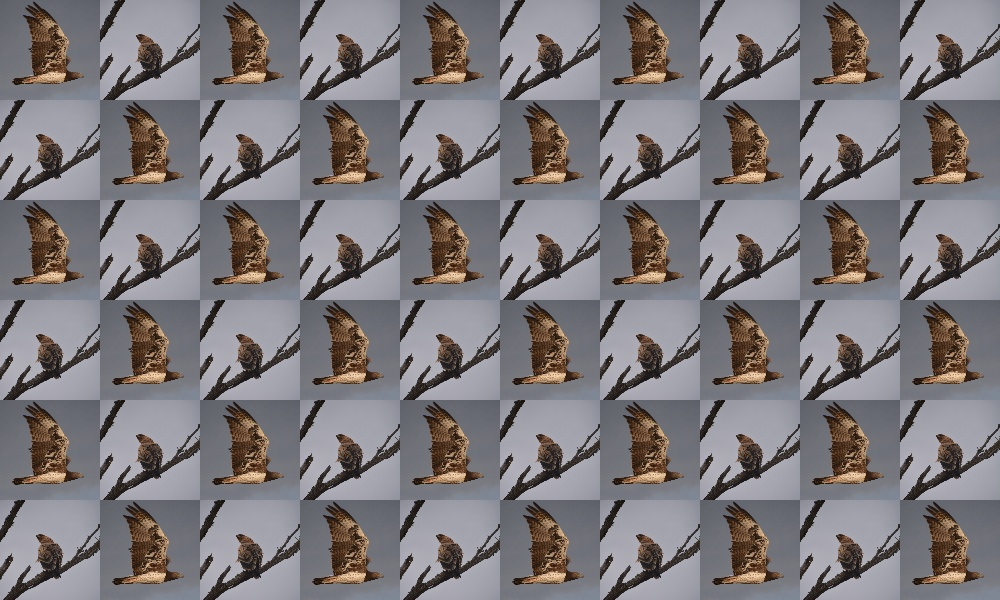
#> input picture hw1/hw1_data/birds.JPG, 1000 x 600 px
$ python compare.py ../../hw1/hw1_data/birds.JPG ../../hw1/hw1_data/cp_hop.jpg
#> lines starting #> are read from the running program, lines starting #| are printed output that depends on the picture
import numpy as np
import cv2
import sys


'''
Matching with SIFT Descriptors and symmetric matching
'''
def symmetric_matching(img1_gray, img2_gray):
    sift = cv2.SIFT_create()
    kp1, des1 = sift.detectAndCompute(img1_gray, None)
    kp2, des2 = sift.detectAndCompute(img2_gray, None)


    # cv2.NORM_L2SQR: sqrt(sum(a-b)**2))
    # other variations such as cv2.NORM_L1, cv2.NORM_L2

    # crossCheck=True is better for ratio test
    # according to David G. Lowe on SIFT algorithm
    bf = cv2.BFMatcher(cv2.NORM_L2SQR, crossCheck=False)


    # Brute Force match the descriptors from img1 & img2,
    # comparing them based on closest Euclidean distances
    matches = bf.match(des1, des2)


    # only display the best 90% of the matches
    # by sorting the matching descriptors in the order of their distance
    sorted_matches = sorted(matches, key=lambda x: x.distance)
    print("keypoints from symmetric distance matching: %d" % (len(sorted_matches)))
    num_matches_threshold = int(0.9 * len(sorted_matches))
    output_img = cv2.drawMatches(img1, kp1, img2, kp2,
                                 sorted_matches[:num_matches_threshold], None, flags=2)


    cv2.imwrite("SIFT_symmetric_matching.jpg", output_img)
    cv2.imshow("SIFT_symmetric_matching", output_img)
    cv2.waitKey(0)
    cv2.destroyAllWindows()

    # organize keypoints to find fundamental matrix
    good = []
    matched_points1 = []
    matched_points2 = []
    for m in sorted_matches:
        good.append([m])
        matched_points1.append(kp1[m.queryIdx].pt)
        matched_points2.append(kp2[m.trainIdx].pt)


    find_fundamental_matrix(matched_points1, matched_points2, good, "symmetric")


'''
Matching with SIFT Descriptors and Ratio Test matching
'''
def ratio_test(img1_gray, img2_gray):
    sift = cv2.SIFT_create()
    kp1, des1 = sift.detectAndCompute(img1_gray, None)
    kp2, des2 = sift.detectAndCompute(img2_gray, None)

    # BFMatcher with default params
    bf = cv2.BFMatcher()
    # k best matches
    matches = bf.knnMatch(des1, des2, k=2)

    # Apply ratio test
    good = []
    matched_points1 = []
    matched_points2 = []
    threshold = 0.85

    for m, n in matches:
        if m.distance / n.distance < threshold:
            good.append([m])
            matched_points1.append(kp1[m.queryIdx].pt)
            matched_points2.append(kp2[m.trainIdx].pt)

    print("keypoints from Ratio Test matching: %d" % (len(good)))
    output_img = cv2.drawMatchesKnn(img1, kp1, img2, kp2, good, None, flags=2)


    cv2.imwrite("SIFT_ratio_test.jpg", output_img)
    cv2.imshow("SIFT_ratio_test", output_img)
    cv2.waitKey(0)
    cv2.destroyAllWindows()


    find_fundamental_matrix(matched_points1, matched_points2, good, "ratio")


'''
find number of inliers that are consistent with the fundamental matrix
given all the keypoints previously found
'''
def find_fundamental_matrix(matched_points1, matched_points2, good, option):
    good = np.array(good)
    matched_points1 = np.array(matched_points1)
    matched_points2 = np.array(matched_points2)

    F, Mask = cv2.findFundamentalMat(matched_points1, matched_points2, cv2.FM_RANSAC)
    F_matches = good[Mask.ravel() == 1]

    if option == "symmetric":
        inlier_threshold = 0.2
    elif option == "ratio":
        inlier_threshold = 0.5

    if inlier_threshold * good.shape[0] < F_matches.shape[0]:
        print("Inliers consistent with F: {} (Ratio: {}%)"
              .format((F_matches.shape[0]), round(F_matches.shape[0] * 100 / len(good)), 2))
        print('Inliers ABOVE threshold {}%: consistent with Fundamental Matrix\n'.format(inlier_threshold * 100))
    else:
        print("Inliers consistent with F: {} (Ratio: {}%)"
              .format((F_matches.shape[0]), round(F_matches.shape[0] * 100 / len(good)), 2))
        print('Inliers BELOW threshold {}%: inconsistent with Fundamental Matrix\n'.format(inlier_threshold * 100))


if __name__ == "__main__":
    img1 = sys.argv[1]
    img2 = sys.argv[2]

    img1 = cv2.imread(img1)
#> img1 is the input picture: shape (600, 1000, 3); mean B, G, R 123.8, 120.6, 124.6
    img2 = cv2.imread(img2)
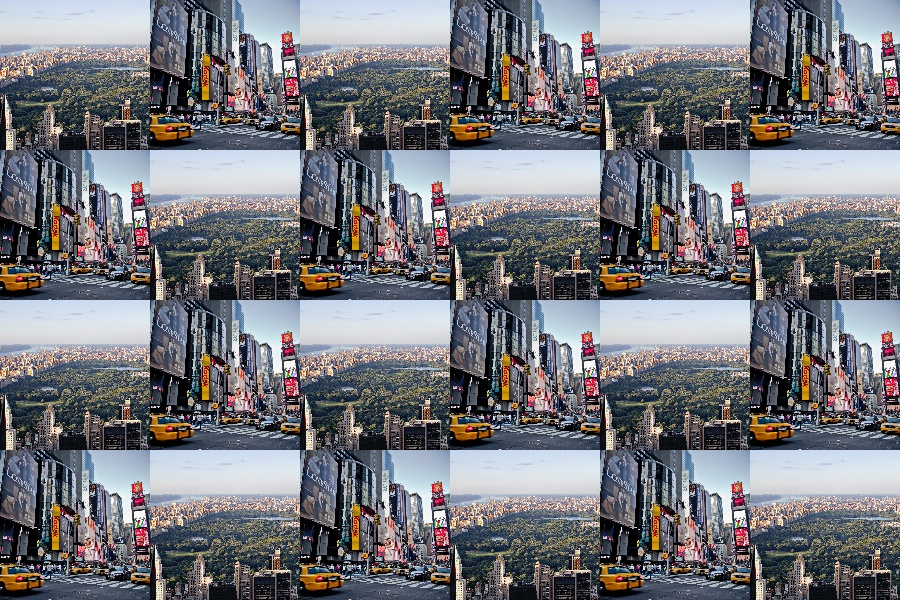
#> input picture hw1/hw1_data/cp_hop.jpg, 900 x 600 px
#> img2 is the input picture: shape (600, 900, 3); mean B, G, R 123.1, 117.5, 116.9

    img1_gray = cv2.cvtColor(img1, cv2.COLOR_BGR2GRAY)  # queryImage
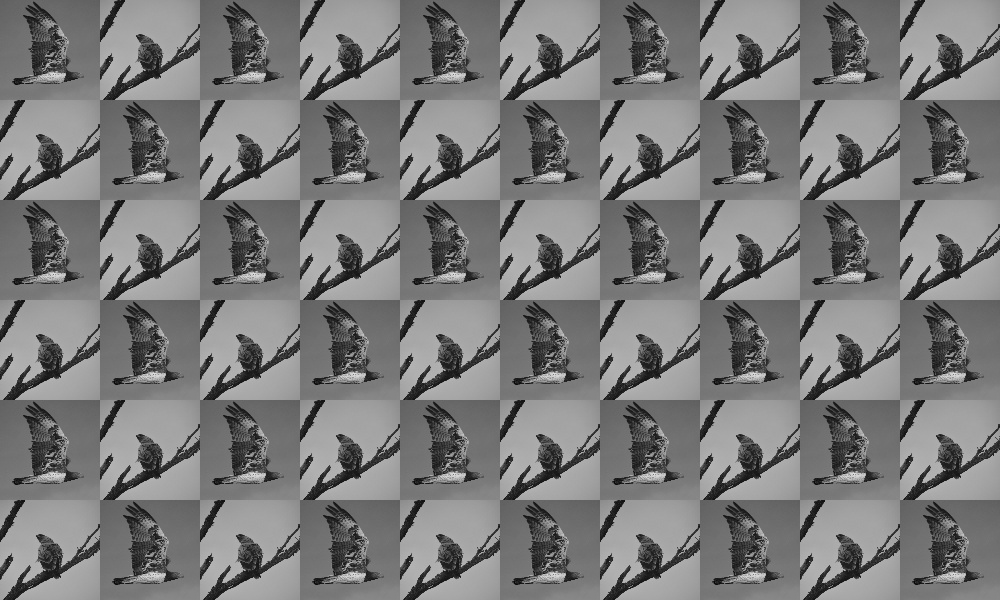
#> img1_gray: shape (600, 1000); min 6, max 224, mean 122.1
    img2_gray = cv2.cvtColor(img2, cv2.COLOR_BGR2GRAY)
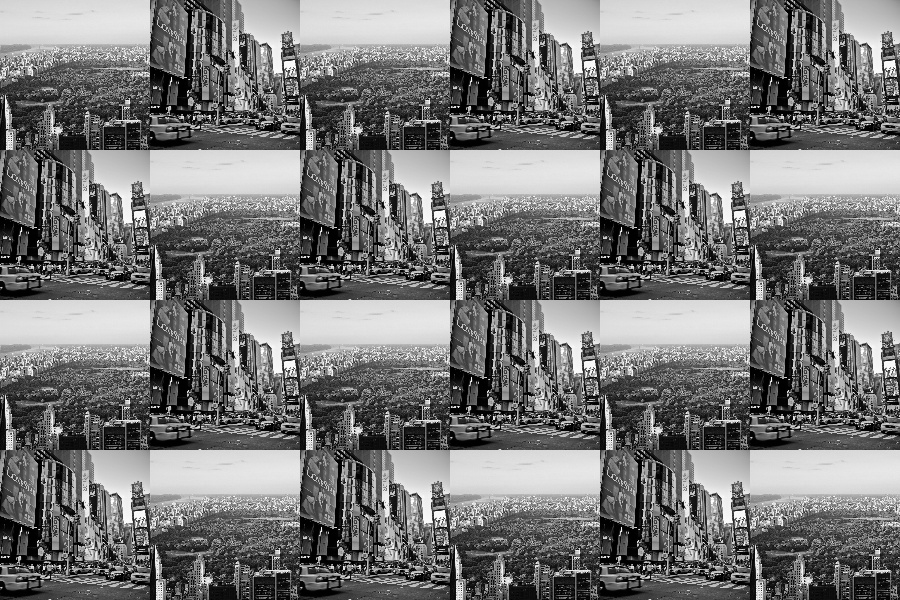
#> img2_gray: shape (600, 900); min 0, max 255, mean 118

    sift = cv2.SIFT_create()
    kp1, des1 = sift.detectAndCompute(img1_gray, None)
#> kp1 = 3199 keypoints; strongest (x, y, size): (9, 159, 5), (9, 359, 5), (9, 559, 5), (209, 159, 4.9)
    kp2, des2 = sift.detectAndCompute(img2, None)
#> kp2 = 6389 keypoints; strongest (x, y, size): (660, 566, 1.9), (360, 566, 1.9), (60, 566, 1.9), (510, 416, 1.9)

    symmetric_matching(img1_gray, img2_gray)
#> in symmetric_matching, `matches = bf.match(des1, des2)`: matches = 3199 matches
#| keypoints from symmetric distance matching: 3199
#> in symmetric_matching, `num_matches_threshold = int(0.9 * len(sorted_matches))`: num_matches_threshold = 2879
#> in symmetric_matching, `output_img = cv2.drawMatches(img1, kp1, img2, kp2, sorted_matches[:num..`:
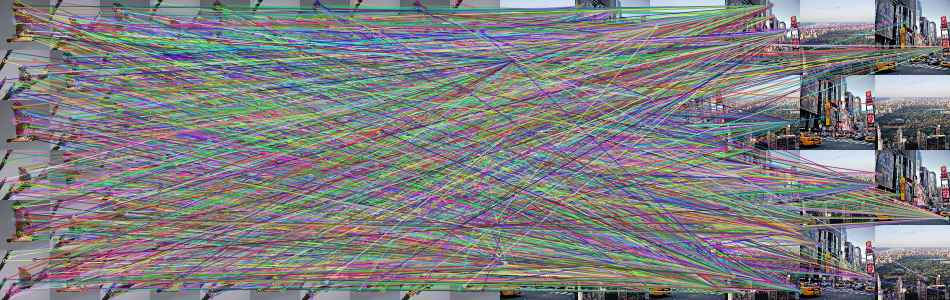
#> output_img: shape (600, 1900, 3) (shown at 1/2 size); mean B, G, R 129.1, 126.6, 126.9
#> after the loop in symmetric_matching, `for m in sorted_matches:`: good = 3199 matches; matched_points1 = 3199 pairs, first value 3.22 to 992.6, second value 2.95 to 594.5; matched_points2 = 3199 pairs, first value 5.21 to 896.7, second value 10.04 to 591.4
#> in find_fundamental_matrix, `F, Mask = cv2.findFundamentalMat(matched_points1, matched_points2, cv2..`: F = [[-7.78e-07, 7.86e-06, -0.00192], [5.82e-06, 1.96e-06, -0.0023], [-0.000955, -0.00259, 1]]; Mask = 3199 values, max 1 at index 4, min 0 at index 0, mean 0.0116
#| Inliers consistent with F: 37 (Ratio: 1%)
    ratio_test(img1_gray, img2_gray)
#> in ratio_test, `matches = bf.knnMatch(des1, des2, k=2)`: matches = 3199 matches
#> after the loop in ratio_test, `for m, n in matches:`: good = 30 matches; matched_points1 = 30 pairs, first value 164.6 to 969.9, second value 59.47 to 574.2; matched_points2 = 30 pairs, first value 203 to 392.5, second value 160.4 to 398.4
#| keypoints from Ratio Test matching: 30
#> in ratio_test, `output_img = cv2.drawMatchesKnn(img1, kp1, img2, kp2, good, None, flag..`:
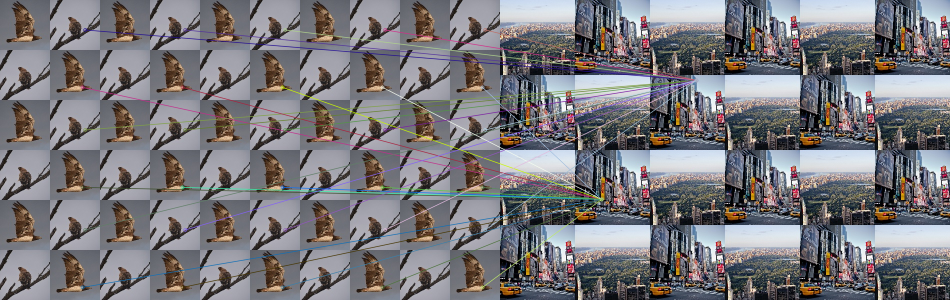
#> output_img: shape (600, 1900, 3) (shown at 1/2 size); mean B, G, R 123.8, 119.3, 121
#| Inliers consistent with F: 0 (Ratio: 0%)

    sys.exit()
#> (the program exits here)
